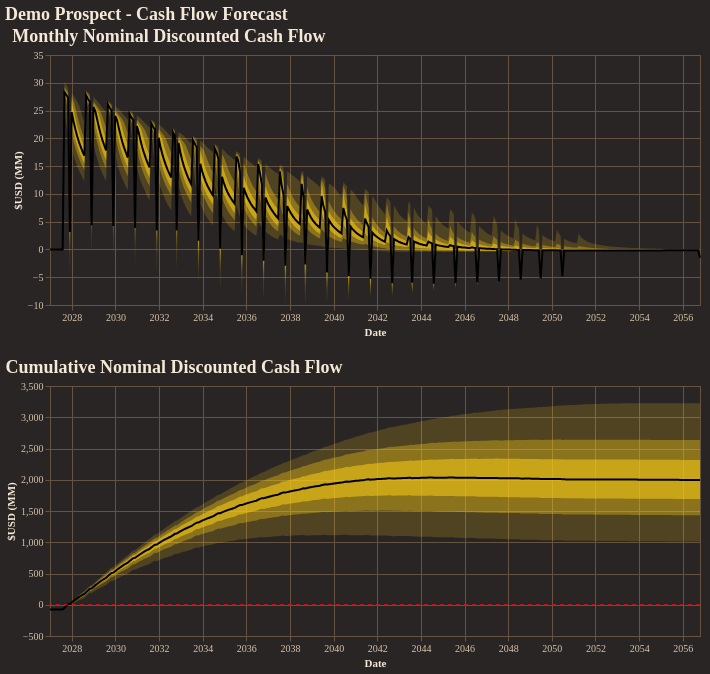

Notebook code cell kept with this figure:
### Code cell
fig = reporter.plotter.combined_cash_flow_plot(
    figsize=(650, 250),
    backend=PLOTTING_BACKEND
)
fig.show()

### Figure 1 — Vega-Lite specification as saved in the notebook (floating-point values rounded to 4 significant figures; data arrays with more than 128 entries replaced by an {"elided": "..."} marker saying what was removed)
{"config": {"background": "#292524", "view": {"fill": "#292524", "stroke": "#665340"}, "title": {"color": "#f4e9d7", "font": "Merriweather", "fontSize": 18, "fontWeight": 600, "subtitleColor": "#d5c2a6", "anchor": "start"}, "axis": {"domainColor": "#665340", "gridColor": "#665340", "tickColor": "#665340", "labelColor": "#d5c2a6", "titleColor": "#f4e9d7", "labelFont": "Merriweather", "titleFont": "Merriweather"}, "legend": {"titleColor": "#f4e9d7", "labelColor": "#d5c2a6", "labelFont": "Merriweather", "titleFont": "Merriweather", "orient": "top-right", "symbolType": "circle"}, "header": {"labelColor": "#d5c2a6", "titleColor": "#f4e9d7", "labelFont": "Merriweather", "titleFont": "Merriweather"}, "mark": {"color": "#c78d3b"}, "line": {"color": "#c78d3b"}, "bar": {"color": "#c78d3b"}, "point": {"color": "#ddb06d"}, "area": {"color": "#c78d3b", "opacity": 0.35}, "text": {"color": "#f4e9d7", "font": "Merriweather"}, "range": {"category": ["#5DA5DA", "#F28E2B", "#59C36A", "#E15759", "#B07AA1", "#4ECDC4", "#FF9DA7", "#EDC948"]}}, "vconcat": [{"layer": [{"mark": {"type": "area", "color": "rgba(250, 204, 21, 1.0)", "opacity": 0.18}, "encoding": {"tooltip": [{"field": "date", "title": "Date", "type": "temporal"}, {"field": "p01", "format": ",.2f", "title": "P01", "type": "quantitative"}, {"field": "p10", "format": ",.2f", "title": "P10", "type": "quantitative"}, {"field": "p25", "format": ",.2f", "title": "P25", "type": "quantitative"}, {"field": "p50", "format": ",.2f", "title": "P50", "type": "quantitative"}, {"field": "p75", "format": ",.2f", "title": "P75", "type": "quantitative"}, {"field": "p90", "format": ",.2f", "title": "P90", "type": "quantitative"}, {"field": "p99", "format": ",.2f", "title": "P99", "type": "quantitative"}], "x": {"field": "date", "title": "Date", "type": "temporal"}, "y": {"field": "p01", "title": "$USD (MM)", "type": "quantitative"}, "y2": {"field": "p99"}}}, {"mark": {"type": "area", "color": "rgba(250, 204, 21, 1.0)", "opacity": 0.35}, "encoding": {"tooltip": [{"field": "date", "title": "Date", "type": "temporal"}, {"field": "p01", "format": ",.2f", "title": "P01", "type": "quantitative"}, {"field": "p10", "format": ",.2f", "title": "P10", "type": "quantitative"}, {"field": "p25", "format": ",.2f", "title": "P25", "type": "quantitative"}, {"field": "p50", "format": ",.2f", "title": "P50", "type": "quantitative"}, {"field": "p75", "format": ",.2f", "title": "P75", "type": "quantitative"}, {"field": "p90", "format": ",.2f", "title": "P90", "type": "quantitative"}, {"field": "p99", "format": ",.2f", "title": "P99", "type": "quantitative"}], "x": {"field": "date", "title": "Date", "type": "temporal"}, "y": {"field": "p10", "title": "$USD (MM)", "type": "quantitative"}, "y2": {"field": "p90"}}}, {"mark": {"type": "area", "color": "rgba(250, 204, 21, 1.0)", "opacity": 0.55}, "encoding": {"tooltip": [{"field": "date", "title": "Date", "type": "temporal"}, {"field": "p01", "format": ",.2f", "title": "P01", "type": "quantitative"}, {"field": "p10", "format": ",.2f", "title": "P10", "type": "quantitative"}, {"field": "p25", "format": ",.2f", "title": "P25", "type": "quantitative"}, {"field": "p50", "format": ",.2f", "title": "P50", "type": "quantitative"}, {"field": "p75", "format": ",.2f", "title": "P75", "type": "quantitative"}, {"field": "p90", "format": ",.2f", "title": "P90", "type": "quantitative"}, {"field": "p99", "format": ",.2f", "title": "P99", "type": "quantitative"}], "x": {"field": "date", "title": "Date", "type": "temporal"}, "y": {"field": "p25", "title": "$USD (MM)", "type": "quantitative"}, "y2": {"field": "p75"}}}, {"mark": {"type": "line", "color": "black", "strokeWidth": 2}, "encoding": {"tooltip": [{"field": "date", "title": "Date", "type": "temporal"}, {"field": "p01", "format": ",.2f", "title": "P01", "type": "quantitative"}, {"field": "p10", "format": ",.2f", "title": "P10", "type": "quantitative"}, {"field": "p25", "format": ",.2f", "title": "P25", "type": "quantitative"}, {"field": "p50", "format": ",.2f", "title": "P50", "type": "quantitative"}, {"field": "p75", "format": ",.2f", "title": "P75", "type": "quantitative"}, {"field": "p90", "format": ",.2f", "title": "P90", "type": "quantitative"}, {"field": "p99", "format": ",.2f", "title": "P99", "type": "quantitative"}], "x": {"field": "date", "title": "Date", "type": "temporal"}, "y": {"field": "p50", "title": "$USD (MM)", "type": "quantitative"}}}], "data": {"name": "data-22d618817f4feb79cee2a2588bf4415d"}, "height": 250, "title": "Monthly Nominal Discounted Cash Flow", "width": 650}, {"layer": [{"layer": [{"mark": {"type": "area", "color": "rgba(250, 204, 21, 1.0)", "opacity": 0.18}, "encoding": {"tooltip": [{"field": "date", "title": "Date", "type": "temporal"}, {"field": "p01", "format": ",.2f", "title": "P01", "type": "quantitative"}, {"field": "p10", "format": ",.2f", "title": "P10", "type": "quantitative"}, {"field": "p25", "format": ",.2f", "title": "P25", "type": "quantitative"}, {"field": "p50", "format": ",.2f", "title": "P50", "type": "quantitative"}, {"field": "p75", "format": ",.2f", "title": "P75", "type": "quantitative"}, {"field": "p90", "format": ",.2f", "title": "P90", "type": "quantitative"}, {"field": "p99", "format": ",.2f", "title": "P99", "type": "quantitative"}], "x": {"field": "date", "title": "Date", "type": "temporal"}, "y": {"field": "p01", "title": "$USD (MM)", "type": "quantitative"}, "y2": {"field": "p99"}}}, {"mark": {"type": "area", "color": "rgba(250, 204, 21, 1.0)", "opacity": 0.35}, "encoding": {"tooltip": [{"field": "date", "title": "Date", "type": "temporal"}, {"field": "p01", "format": ",.2f", "title": "P01", "type": "quantitative"}, {"field": "p10", "format": ",.2f", "title": "P10", "type": "quantitative"}, {"field": "p25", "format": ",.2f", "title": "P25", "type": "quantitative"}, {"field": "p50", "format": ",.2f", "title": "P50", "type": "quantitative"}, {"field": "p75", "format": ",.2f", "title": "P75", "type": "quantitative"}, {"field": "p90", "format": ",.2f", "title": "P90", "type": "quantitative"}, {"field": "p99", "format": ",.2f", "title": "P99", "type": "quantitative"}], "x": {"field": "date", "title": "Date", "type": "temporal"}, "y": {"field": "p10", "title": "$USD (MM)", "type": "quantitative"}, "y2": {"field": "p90"}}}, {"mark": {"type": "area", "color": "rgba(250, 204, 21, 1.0)", "opacity": 0.55}, "encoding": {"tooltip": [{"field": "date", "title": "Date", "type": "temporal"}, {"field": "p01", "format": ",.2f", "title": "P01", "type": "quantitative"}, {"field": "p10", "format": ",.2f", "title": "P10", "type": "quantitative"}, {"field": "p25", "format": ",.2f", "title": "P25", "type": "quantitative"}, {"field": "p50", "format": ",.2f", "title": "P50", "type": "quantitative"}, {"field": "p75", "format": ",.2f", "title": "P75", "type": "quantitative"}, {"field": "p90", "format": ",.2f", "title": "P90", "type": "quantitative"}, {"field": "p99", "format": ",.2f", "title": "P99", "type": "quantitative"}], "x": {"field": "date", "title": "Date", "type": "temporal"}, "y": {"field": "p25", "title": "$USD (MM)", "type": "quantitative"}, "y2": {"field": "p75"}}}, {"mark": {"type": "line", "color": "black", "strokeWidth": 2}, "encoding": {"tooltip": [{"field": "date", "title": "Date", "type": "temporal"}, {"field": "p01", "format": ",.2f", "title": "P01", "type": "quantitative"}, {"field": "p10", "format": ",.2f", "title": "P10", "type": "quantitative"}, {"field": "p25", "format": ",.2f", "title": "P25", "type": "quantitative"}, {"field": "p50", "format": ",.2f", "title": "P50", "type": "quantitative"}, {"field": "p75", "format": ",.2f", "title": "P75", "type": "quantitative"}, {"field": "p90", "format": ",.2f", "title": "P90", "type": "quantitative"}, {"field": "p99", "format": ",.2f", "title": "P99", "type": "quantitative"}], "x": {"field": "date", "title": "Date", "type": "temporal"}, "y": {"field": "p50", "title": "$USD (MM)", "type": "quantitative"}}}], "data": {"name": "data-bef152d8de98df95dcf8b2dac906825c"}, "title": "Cumulative Nominal Discounted Cash Flow"}, {"data": {"name": "data-42990c68f268a11fa16682fcd3437a6f"}, "mark": {"type": "rule", "color": "red", "strokeDash": [4, 4]}, "encoding": {"y": {"field": "zero", "type": "quantitative"}}}], "height": 250, "width": 650}], "title": "Demo Prospect - Cash Flow Forecast", "$schema": "https://vega.github.io/schema/vega-lite/v5.20.1.json", "datasets": {"data-22d618817f4feb79cee2a2588bf4415d": {"elided": "360 records"}, "data-bef152d8de98df95dcf8b2dac906825c": {"elided": "360 records"}, "data-42990c68f268a11fa16682fcd3437a6f": [{"zero": 0}]}}
